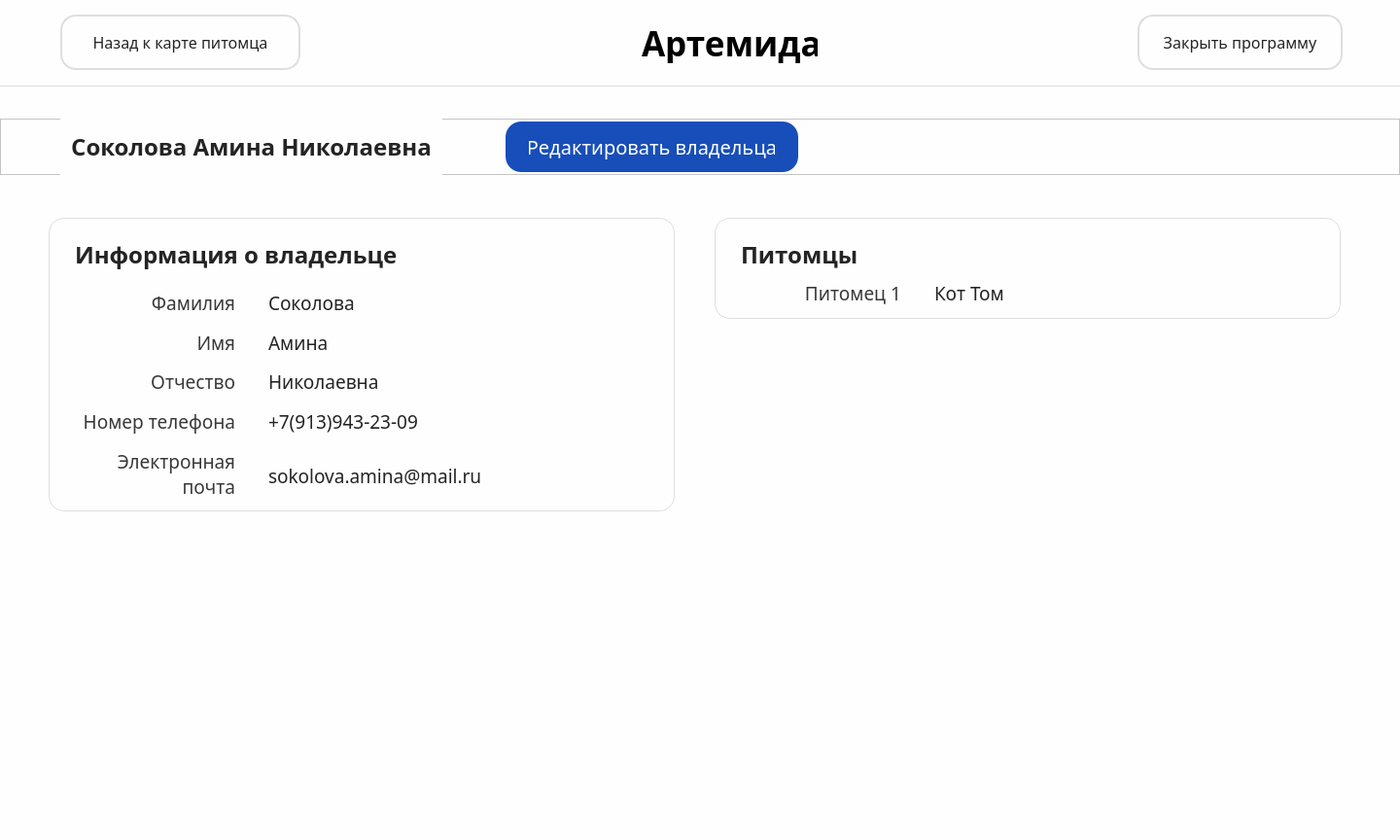
<?xml version="1.0" encoding="UTF-8"?>
<ui version="4.0">
 <class>ownerCard</class>
 <widget class="QMainWindow" name="ownerCard">
  <property name="geometry">
   <rect>
    <x>0</x>
    <y>0</y>
    <width>1440</width>
    <height>864</height>
   </rect>
  </property>
  <property name="windowTitle">
   <string>MainWindow</string>
  </property>
  <property name="styleSheet">
   <string notr="true">background-color: #FEFEFE;</string>
  </property>
  <widget class="QWidget" name="centralwidget">
   <widget class="QFrame" name="header">
    <property name="geometry">
     <rect>
      <x>0</x>
      <y>0</y>
      <width>1440</width>
      <height>89</height>
     </rect>
    </property>
    <property name="styleSheet">
     <string notr="true">QFrame {
    border: none; 
}

QFrame#header {
    border-bottom: 1px solid #DEDEDE;
}
</string>
    </property>
    <property name="frameShape">
     <enum>QFrame::StyledPanel</enum>
    </property>
    <property name="frameShadow">
     <enum>QFrame::Raised</enum>
    </property>
    <widget class="QWidget" name="logo_2" native="true">
     <property name="geometry">
      <rect>
       <x>600</x>
       <y>21</y>
       <width>244</width>
       <height>48</height>
      </rect>
     </property>
     <widget class="QLabel" name="label_2">
      <property name="geometry">
       <rect>
        <x>60</x>
        <y>3</y>
        <width>181</width>
        <height>41</height>
       </rect>
      </property>
      <property name="font">
       <font>
        <family>Acrom</family>
        <pointsize>26</pointsize>
        <weight>75</weight>
        <bold>true</bold>
       </font>
      </property>
      <property name="text">
       <string>Артемида</string>
      </property>
     </widget>
     <widget class="QLabel" name="label_4">
      <property name="geometry">
       <rect>
        <x>4</x>
        <y>2</y>
        <width>40</width>
        <height>48</height>
       </rect>
      </property>
      <property name="text">
       <string/>
      </property>
      <property name="pixmap">
       <pixmap>Иконка2.png</pixmap>
      </property>
     </widget>
    </widget>
    <widget class="QPushButton" name="pushButton_3">
     <property name="geometry">
      <rect>
       <x>62</x>
       <y>15</y>
       <width>247</width>
       <height>57</height>
      </rect>
     </property>
     <property name="font">
      <font>
       <family>Onest</family>
       <pointsize>12</pointsize>
      </font>
     </property>
     <property name="styleSheet">
      <string notr="true">padding: 16px 24px;
color: #242424;
border: 2px solid #DEDEDE;
border-radius: 16px;</string>
     </property>
     <property name="text">
      <string>Назад к карте питомца</string>
     </property>
    </widget>
    <widget class="QPushButton" name="pushButton_5">
     <property name="geometry">
      <rect>
       <x>1170</x>
       <y>15</y>
       <width>211</width>
       <height>57</height>
      </rect>
     </property>
     <property name="font">
      <font>
       <family>Onest</family>
       <pointsize>12</pointsize>
       <weight>50</weight>
       <italic>false</italic>
       <bold>false</bold>
       <underline>false</underline>
       <strikeout>false</strikeout>
       <stylestrategy>PreferDefault</stylestrategy>
       <kerning>true</kerning>
      </font>
     </property>
     <property name="styleSheet">
      <string notr="true">padding: 16px 24px;
color: #242424;
border: 2px solid #DEDEDE;
border-radius: 16px;</string>
     </property>
     <property name="text">
      <string>Закрыть программу</string>
     </property>
    </widget>
   </widget>
   <widget class="QFrame" name="info_owner">
    <property name="geometry">
     <rect>
      <x>50</x>
      <y>224</y>
      <width>644</width>
      <height>302</height>
     </rect>
    </property>
    <property name="styleSheet">
     <string notr="true">QFrame {
    border: none; 
}

QFrame#info_owner {
    border: 1px solid #DEDEDE;
	border-radius: 16px;
}</string>
    </property>
    <property name="frameShape">
     <enum>QFrame::StyledPanel</enum>
    </property>
    <property name="frameShadow">
     <enum>QFrame::Raised</enum>
    </property>
    <widget class="QLabel" name="label_6">
     <property name="geometry">
      <rect>
       <x>27</x>
       <y>21</y>
       <width>596</width>
       <height>34</height>
      </rect>
     </property>
     <property name="font">
      <font>
       <family>Onest SemiBold</family>
       <pointsize>18</pointsize>
       <weight>75</weight>
       <bold>true</bold>
      </font>
     </property>
     <property name="styleSheet">
      <string notr="true">color: #242424;</string>
     </property>
     <property name="text">
      <string>Информация о владельце</string>
     </property>
    </widget>
    <widget class="QWidget" name="aboutpet_2" native="true">
     <property name="geometry">
      <rect>
       <x>24</x>
       <y>70</y>
       <width>596</width>
       <height>216</height>
      </rect>
     </property>
     <widget class="QLabel" name="label_13">
      <property name="geometry">
       <rect>
        <x>0</x>
        <y>3</y>
        <width>168</width>
        <height>28</height>
       </rect>
      </property>
      <property name="font">
       <font>
        <family>Onest</family>
        <pointsize>14</pointsize>
       </font>
      </property>
      <property name="layoutDirection">
       <enum>Qt::LeftToRight</enum>
      </property>
      <property name="styleSheet">
       <string notr="true">color: #383838;</string>
      </property>
      <property name="text">
       <string>Фамилия</string>
      </property>
      <property name="alignment">
       <set>Qt::AlignRight|Qt::AlignTrailing|Qt::AlignVCenter</set>
      </property>
     </widget>
     <widget class="QLabel" name="label_14">
      <property name="geometry">
       <rect>
        <x>0</x>
        <y>44</y>
        <width>168</width>
        <height>28</height>
       </rect>
      </property>
      <property name="font">
       <font>
        <family>Onest</family>
        <pointsize>14</pointsize>
       </font>
      </property>
      <property name="layoutDirection">
       <enum>Qt::LeftToRight</enum>
      </property>
      <property name="styleSheet">
       <string notr="true">color: #383838;</string>
      </property>
      <property name="text">
       <string>Имя</string>
      </property>
      <property name="alignment">
       <set>Qt::AlignRight|Qt::AlignTrailing|Qt::AlignVCenter</set>
      </property>
     </widget>
     <widget class="QLabel" name="label_15">
      <property name="geometry">
       <rect>
        <x>0</x>
        <y>84</y>
        <width>168</width>
        <height>28</height>
       </rect>
      </property>
      <property name="font">
       <font>
        <family>Onest</family>
        <pointsize>14</pointsize>
       </font>
      </property>
      <property name="layoutDirection">
       <enum>Qt::LeftToRight</enum>
      </property>
      <property name="styleSheet">
       <string notr="true">color: #383838;</string>
      </property>
      <property name="text">
       <string>Отчество</string>
      </property>
      <property name="alignment">
       <set>Qt::AlignRight|Qt::AlignTrailing|Qt::AlignVCenter</set>
      </property>
     </widget>
     <widget class="QLabel" name="label_16">
      <property name="geometry">
       <rect>
        <x>0</x>
        <y>125</y>
        <width>168</width>
        <height>28</height>
       </rect>
      </property>
      <property name="font">
       <font>
        <family>Onest</family>
        <pointsize>14</pointsize>
       </font>
      </property>
      <property name="layoutDirection">
       <enum>Qt::LeftToRight</enum>
      </property>
      <property name="styleSheet">
       <string notr="true">color: #383838;</string>
      </property>
      <property name="text">
       <string>Номер телефона</string>
      </property>
      <property name="alignment">
       <set>Qt::AlignRight|Qt::AlignTrailing|Qt::AlignVCenter</set>
      </property>
     </widget>
     <widget class="QLabel" name="label_17">
      <property name="geometry">
       <rect>
        <x>0</x>
        <y>165</y>
        <width>168</width>
        <height>56</height>
       </rect>
      </property>
      <property name="font">
       <font>
        <family>Onest</family>
        <pointsize>14</pointsize>
       </font>
      </property>
      <property name="layoutDirection">
       <enum>Qt::LeftToRight</enum>
      </property>
      <property name="styleSheet">
       <string notr="true">color: #383838;</string>
      </property>
      <property name="text">
       <string>Электронная почта</string>
      </property>
      <property name="alignment">
       <set>Qt::AlignRight|Qt::AlignTrailing|Qt::AlignVCenter</set>
      </property>
      <property name="wordWrap">
       <bool>true</bool>
      </property>
      <property name="margin">
       <number>0</number>
      </property>
      <property name="indent">
       <number>-1</number>
      </property>
     </widget>
     <widget class="QLabel" name="label_18">
      <property name="geometry">
       <rect>
        <x>202</x>
        <y>3</y>
        <width>391</width>
        <height>28</height>
       </rect>
      </property>
      <property name="font">
       <font>
        <family>Onest Medium</family>
        <pointsize>14</pointsize>
       </font>
      </property>
      <property name="layoutDirection">
       <enum>Qt::LeftToRight</enum>
      </property>
      <property name="styleSheet">
       <string notr="true">color: #242424;</string>
      </property>
      <property name="text">
       <string>Соколова</string>
      </property>
      <property name="alignment">
       <set>Qt::AlignLeading|Qt::AlignLeft|Qt::AlignVCenter</set>
      </property>
     </widget>
     <widget class="QLabel" name="label_19">
      <property name="geometry">
       <rect>
        <x>202</x>
        <y>44</y>
        <width>391</width>
        <height>28</height>
       </rect>
      </property>
      <property name="font">
       <font>
        <family>Onest Medium</family>
        <pointsize>14</pointsize>
       </font>
      </property>
      <property name="layoutDirection">
       <enum>Qt::LeftToRight</enum>
      </property>
      <property name="styleSheet">
       <string notr="true">color: #242424;</string>
      </property>
      <property name="text">
       <string>Амина</string>
      </property>
      <property name="alignment">
       <set>Qt::AlignLeading|Qt::AlignLeft|Qt::AlignVCenter</set>
      </property>
     </widget>
     <widget class="QLabel" name="label_20">
      <property name="geometry">
       <rect>
        <x>202</x>
        <y>84</y>
        <width>391</width>
        <height>28</height>
       </rect>
      </property>
      <property name="font">
       <font>
        <family>Onest Medium</family>
        <pointsize>14</pointsize>
       </font>
      </property>
      <property name="layoutDirection">
       <enum>Qt::LeftToRight</enum>
      </property>
      <property name="styleSheet">
       <string notr="true">color: #242424;</string>
      </property>
      <property name="text">
       <string>Николаевна</string>
      </property>
      <property name="alignment">
       <set>Qt::AlignLeading|Qt::AlignLeft|Qt::AlignVCenter</set>
      </property>
     </widget>
     <widget class="QLabel" name="label_21">
      <property name="geometry">
       <rect>
        <x>202</x>
        <y>125</y>
        <width>168</width>
        <height>28</height>
       </rect>
      </property>
      <property name="font">
       <font>
        <family>Onest Medium</family>
        <pointsize>14</pointsize>
       </font>
      </property>
      <property name="layoutDirection">
       <enum>Qt::LeftToRight</enum>
      </property>
      <property name="styleSheet">
       <string notr="true">color: #242424;</string>
      </property>
      <property name="text">
       <string>+7(913)943-23-09</string>
      </property>
      <property name="alignment">
       <set>Qt::AlignLeading|Qt::AlignLeft|Qt::AlignVCenter</set>
      </property>
     </widget>
     <widget class="QLabel" name="label_22">
      <property name="geometry">
       <rect>
        <x>202</x>
        <y>181</y>
        <width>391</width>
        <height>28</height>
       </rect>
      </property>
      <property name="font">
       <font>
        <family>Onest Medium</family>
        <pointsize>14</pointsize>
       </font>
      </property>
      <property name="layoutDirection">
       <enum>Qt::LeftToRight</enum>
      </property>
      <property name="styleSheet">
       <string notr="true">color: #242424;</string>
      </property>
      <property name="text">
       <string>sokolova.amina@mail.ru</string>
      </property>
      <property name="alignment">
       <set>Qt::AlignLeading|Qt::AlignLeft|Qt::AlignVCenter</set>
      </property>
     </widget>
    </widget>
   </widget>
   <widget class="QFrame" name="frame">
    <property name="geometry">
     <rect>
      <x>0</x>
      <y>122</y>
      <width>1440</width>
      <height>58</height>
     </rect>
    </property>
    <property name="frameShape">
     <enum>QFrame::StyledPanel</enum>
    </property>
    <property name="frameShadow">
     <enum>QFrame::Raised</enum>
    </property>
    <widget class="QLabel" name="label_7">
     <property name="geometry">
      <rect>
       <x>62</x>
       <y>0</y>
       <width>393</width>
       <height>58</height>
      </rect>
     </property>
     <property name="font">
      <font>
       <family>Onest SemiBold</family>
       <pointsize>18</pointsize>
       <weight>75</weight>
       <bold>true</bold>
      </font>
     </property>
     <property name="styleSheet">
      <string notr="true">color: #242424;</string>
     </property>
     <property name="text">
      <string>Соколова Амина Николаевна</string>
     </property>
     <property name="alignment">
      <set>Qt::AlignCenter</set>
     </property>
    </widget>
    <widget class="QPushButton" name="pushButton_6">
     <property name="geometry">
      <rect>
       <x>520</x>
       <y>3</y>
       <width>301</width>
       <height>52</height>
      </rect>
     </property>
     <property name="font">
      <font>
       <family>Onest Medium</family>
       <pointsize>15</pointsize>
      </font>
     </property>
     <property name="styleSheet">
      <string notr="true">padding: 12px 24px;
color: white;
border: none;
border-radius: 16px;
background-color: #174EB9;</string>
     </property>
     <property name="text">
      <string>Редактировать владельца</string>
     </property>
     <property name="autoRepeatDelay">
      <number>300</number>
     </property>
    </widget>
   </widget>
   <widget class="QFrame" name="owner_pets">
    <property name="geometry">
     <rect>
      <x>735</x>
      <y>224</y>
      <width>644</width>
      <height>104</height>
     </rect>
    </property>
    <property name="styleSheet">
     <string notr="true">QFrame {
    border: none; 
}

QFrame#owner_pets {
    border: 1px solid #DEDEDE;
	border-radius: 16px;
}</string>
    </property>
    <property name="frameShape">
     <enum>QFrame::StyledPanel</enum>
    </property>
    <property name="frameShadow">
     <enum>QFrame::Raised</enum>
    </property>
    <widget class="QLabel" name="label_23">
     <property name="geometry">
      <rect>
       <x>27</x>
       <y>21</y>
       <width>596</width>
       <height>34</height>
      </rect>
     </property>
     <property name="font">
      <font>
       <family>Onest SemiBold</family>
       <pointsize>18</pointsize>
       <weight>75</weight>
       <bold>true</bold>
      </font>
     </property>
     <property name="styleSheet">
      <string notr="true">color: #242424;</string>
     </property>
     <property name="text">
      <string>Питомцы</string>
     </property>
    </widget>
    <widget class="QWidget" name="aboutpet_3" native="true">
     <property name="geometry">
      <rect>
       <x>24</x>
       <y>60</y>
       <width>596</width>
       <height>41</height>
      </rect>
     </property>
     <widget class="QLabel" name="label_24">
      <property name="geometry">
       <rect>
        <x>0</x>
        <y>3</y>
        <width>168</width>
        <height>28</height>
       </rect>
      </property>
      <property name="font">
       <font>
        <family>Onest</family>
        <pointsize>14</pointsize>
       </font>
      </property>
      <property name="layoutDirection">
       <enum>Qt::LeftToRight</enum>
      </property>
      <property name="styleSheet">
       <string notr="true">color: #383838;</string>
      </property>
      <property name="text">
       <string>Питомец 1</string>
      </property>
      <property name="alignment">
       <set>Qt::AlignRight|Qt::AlignTrailing|Qt::AlignVCenter</set>
      </property>
     </widget>
     <widget class="QLabel" name="label_29">
      <property name="geometry">
       <rect>
        <x>202</x>
        <y>3</y>
        <width>391</width>
        <height>28</height>
       </rect>
      </property>
      <property name="font">
       <font>
        <family>Onest Medium</family>
        <pointsize>14</pointsize>
       </font>
      </property>
      <property name="layoutDirection">
       <enum>Qt::LeftToRight</enum>
      </property>
      <property name="styleSheet">
       <string notr="true">color: #242424;</string>
      </property>
      <property name="text">
       <string>Кот Том</string>
      </property>
      <property name="alignment">
       <set>Qt::AlignLeading|Qt::AlignLeft|Qt::AlignVCenter</set>
      </property>
     </widget>
    </widget>
   </widget>
  </widget>
 </widget>
 <resources/>
 <connections/>
</ui>
